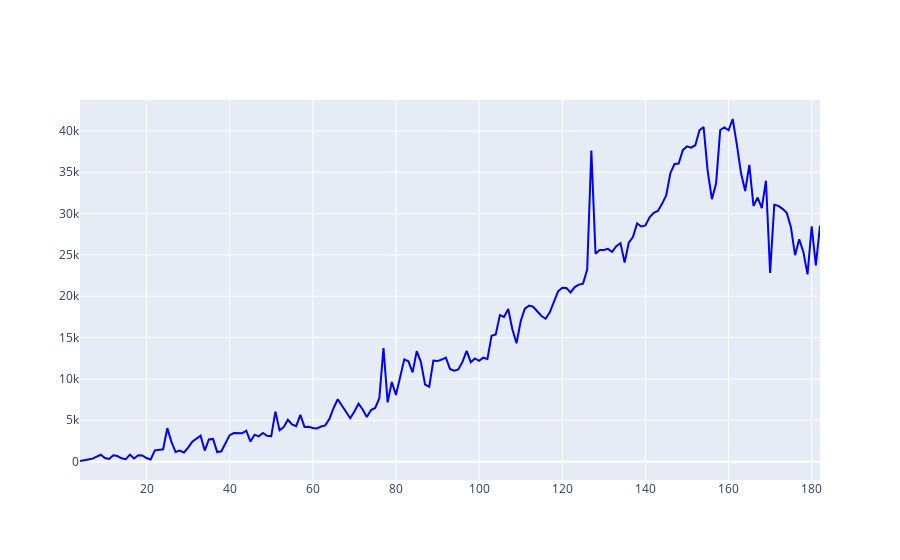

Write notebook code for a chart like this one.
### Code cell
fig = go.Figure()
fig.add_trace(go.Scatter(x=muestras_procesadas.index, y=muestras_procesadas['PRUEBAS_DIARIAS'], mode='lines', line={'color': 'BLUE'}, name='PRUEBAS PROCESADAS DIARIAS'))
fig.show()

### Figure 1 — Plotly figure (JSON) as saved in the notebook; plotly's stock layout.template omitted (floating-point values rounded to 4 significant figures; data arrays with more than 128 entries replaced by an {"elided": "..."} marker saying what was removed)
{"data": [{"line": {"color": "BLUE"}, "mode": "lines", "name": "PRUEBAS PROCESADAS DIARIAS", "type": "scatter", "x": {"elided": "179 int values"}, "y": {"elided": "179 int values"}}], "layout": {}}
